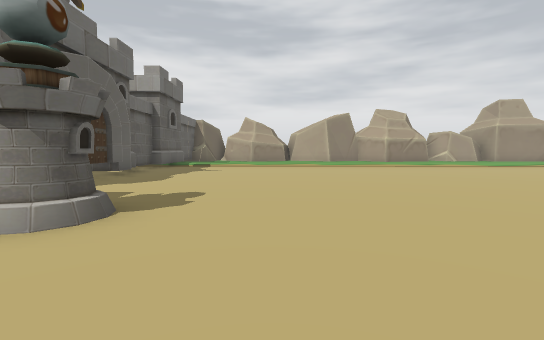
[1] (above)

18 first-person views from a walk through a 3-D level made in the Unity game engine. The camera is 1.4 m above the floor, tilts 4° down and sees 85° across. The floor is counted in squares, 2 m on a side. Each view is taken from the middle of a square. On the plan, view 1 faces up. The plan holds only what a view shows up to about 10 squares ahead; the rest is blank. The place goes on beyond the plan. The player character is not drawn. Door leaves are left out, so doorways stand open.

[2]
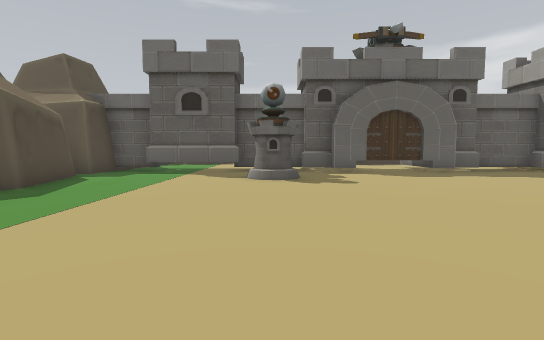

[3]
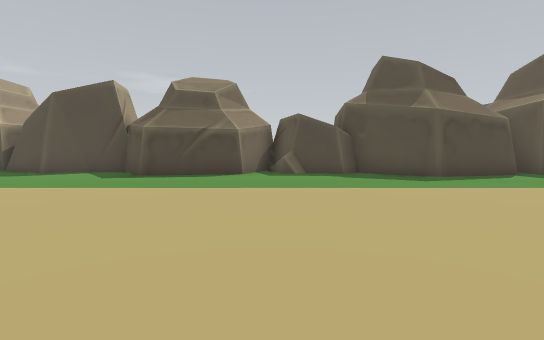

[4]
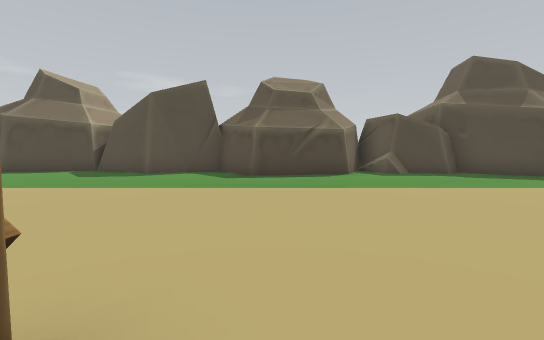

[5]
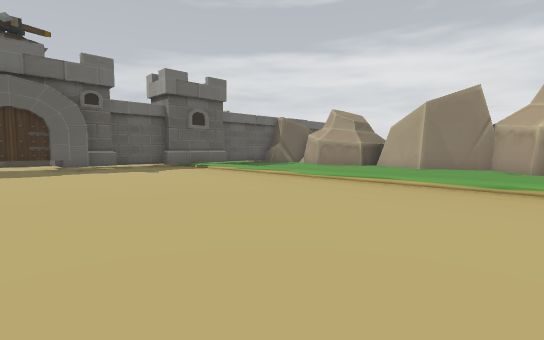

[6]
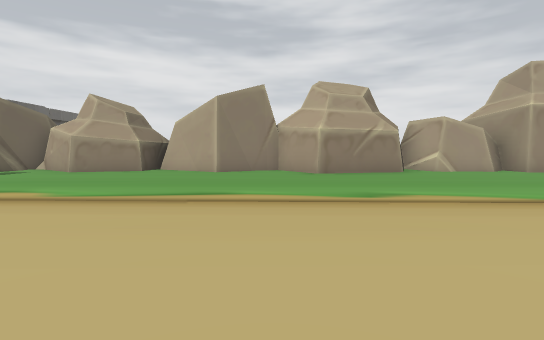

[7]
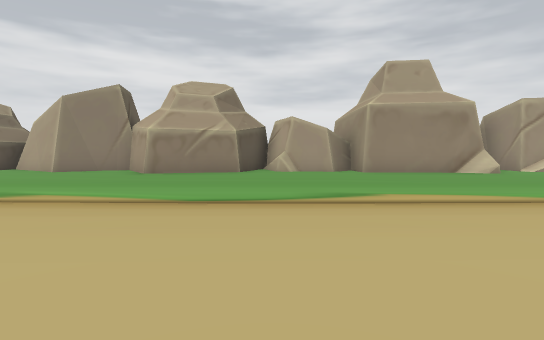

[8]
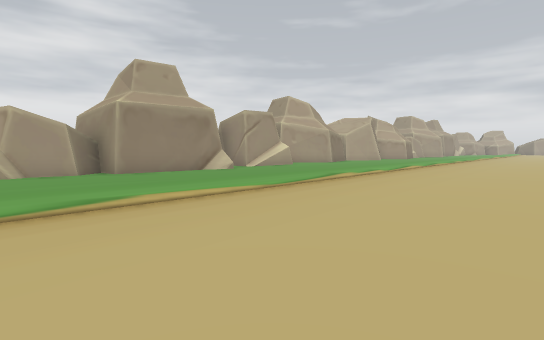

[9]
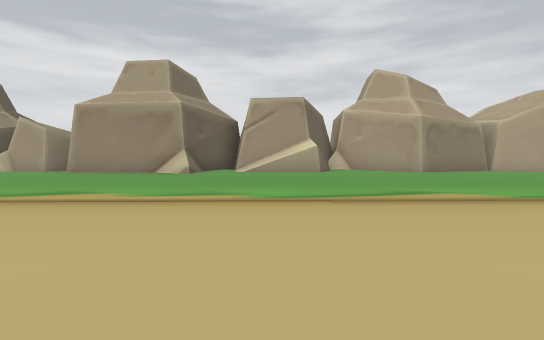

[10]
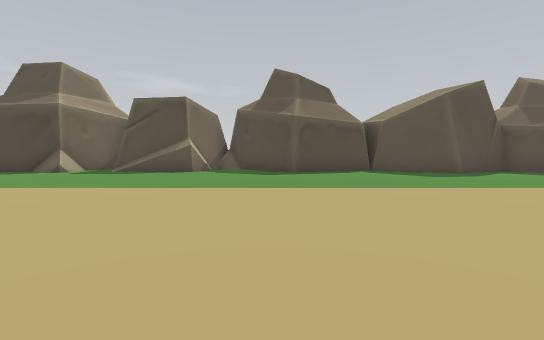

[11]
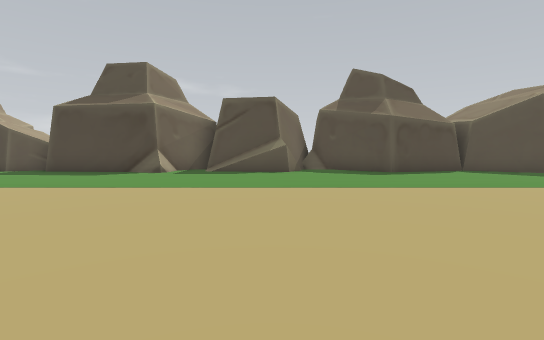

[12]
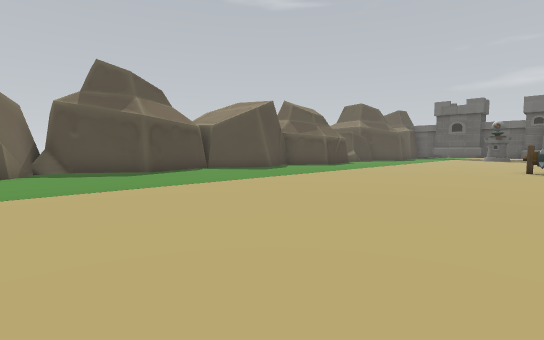

[13]
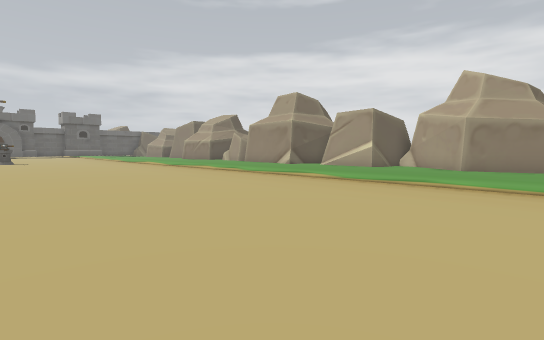

[14]
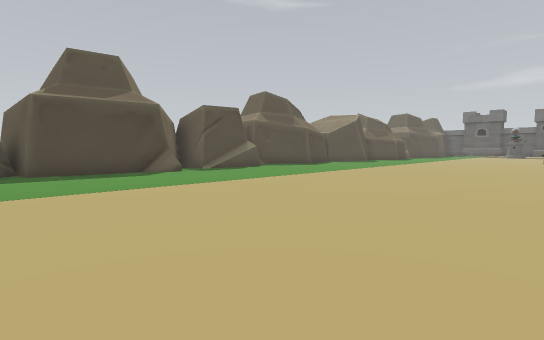

[15]
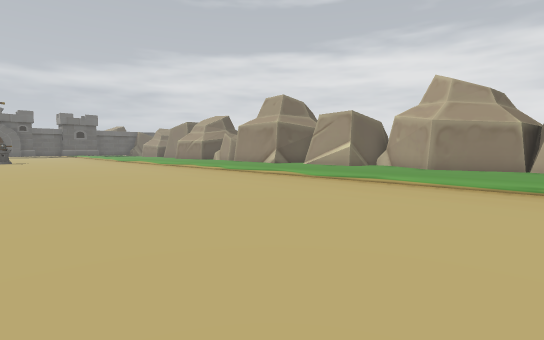

[16]
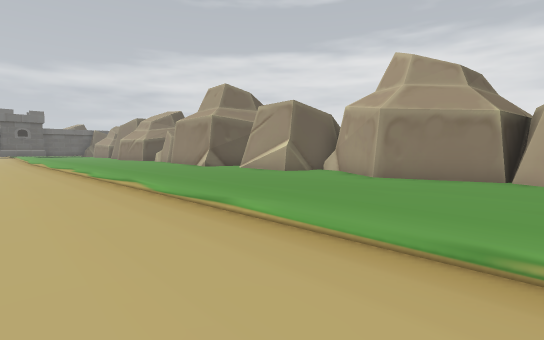

[17]
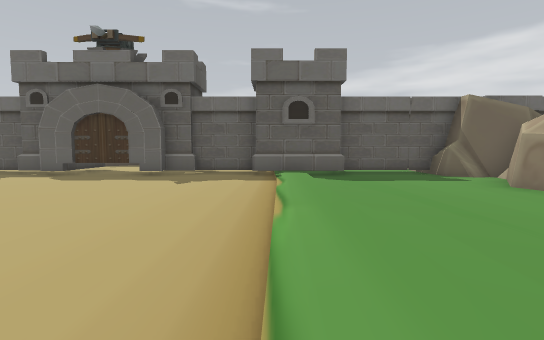

[18]
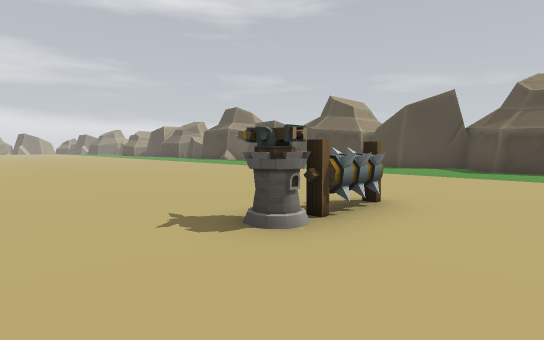

### Floor plan
Key: @ floor where view 1 was taken; # wall or solid block; . floor; / step, stairs or slope; B building; T trap; O other object.
Columns run from 5 left of view 1 to 27 right of it. Each row starts with its distance up from view 1.
 19  ### ###                 ####  #
 18 ##.###.#####  #####  #####..#####
 17 ##.........####...####...........
 16 #................................
 15 #................................
 14 B................................
 13  ////////////////////////////////
 12 #////////////////////////////////
 11 B................................
 10 #................................
  9 #................................
  8 #................................
  7 #............O...................
  6 #............T...................
  5 #............T...................
  4 #................................
  3 #.OO.............................
  2 #................................
  1  ................................
  0  ....@...........................
 -1 #................................
 -2 ##.###......#....................
 -3  ### ####.####.##...........#....
 -4         ###  #########.##########
 -5                      ###       #

Where each view was taken, in squares from view 1:
view 1: 0 up, 0 right, facing up
view 2: 3 up, 5 right, facing left
view 3: 6 up, 4 right, facing down
view 4: 6 up, 7 right, facing down
view 5: 6 up, 7 right, facing up-left
view 6: 8 up, 5 right, facing up
view 7: 8 up, 10 right, facing up
view 8: 8 up, 10 right, facing up-right
view 9: 8 up, 19 right, facing up
view 10: 6 up, 16 right, facing down
view 11: 6 up, 19 right, facing down
view 12: 6 up, 19 right, facing down-left
view 13: 6 up, 26 right, facing up-left
view 14: 6 up, 27 right, facing down-left
view 15: 6 up, 27 right, facing up-left
view 16: 10 up, 27 right, facing up-left
view 17: 12 up, 5 right, facing left
view 18: 9 up, 6 right, facing down-right
